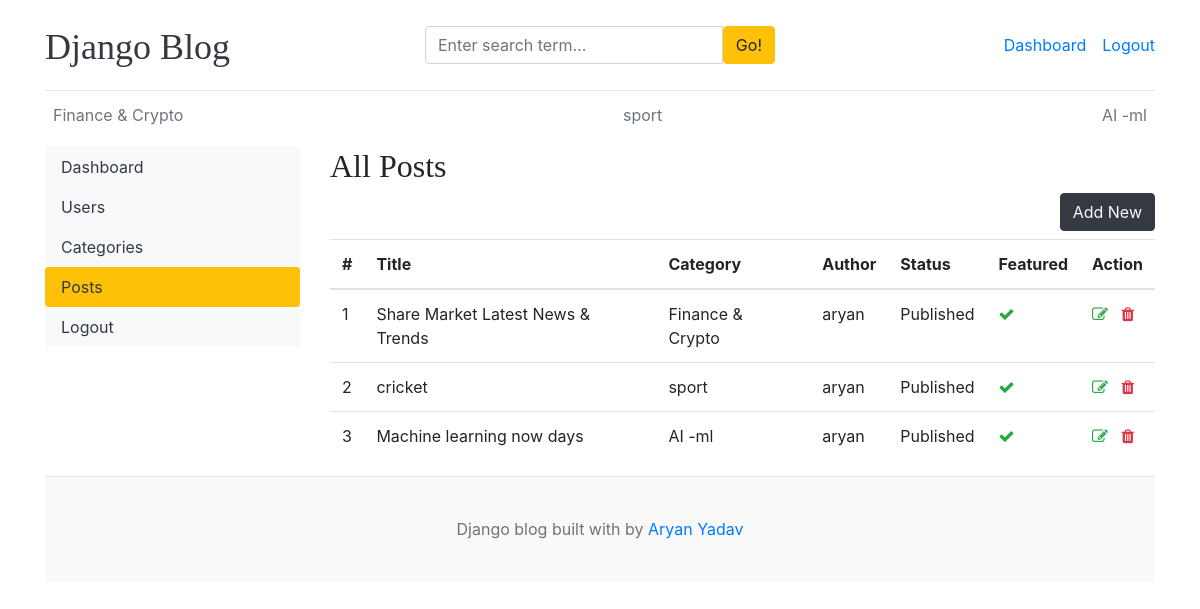
The page /dashboard/posts/ (signed in) on the database its author committed.
### blogs/models.py (models this page shows, shortened)
class Category(models.Model):
    category_name   = models.CharField(max_length = 50,unique = True)
    author = models.ForeignKey(User, on_delete=models.CASCADE, null=True, blank=True)
    created_at = models.DateTimeField(auto_now_add = True)
    updated_at = models.DateTimeField(auto_now = True)
    class Meta:
        verbose_name_plural = 'categories'
    def __str__(self):
        return self.category_name

class Blog(models.Model):
    title = models.CharField(max_length = 100)
    slug = models.SlugField(max_length=150,unique = True,blank = True)
    category = models.ForeignKey(Category,on_delete = models.CASCADE)
    author = models.ForeignKey(User,on_delete = models.CASCADE)
    featured_image = models.ImageField(upload_to='upload/%Y/%M/%d')
    short_description = models.TextField(max_length = 500)
    blog_body = models.TextField(max_length = 2000)
    status = models.CharField(max_length = 20 ,choices = STATUS_CHOICES,default = 'Draft')
    is_featured = models.BooleanField(default = False)
    created_at = models.DateTimeField(auto_now_add = True)
    updated_at = models.DateTimeField(auto_now = True)

### dashboards/views.py (the view)
# urls.py: path('posts/',views.posts,name = 'posts'),
@login_required(login_url='login')
def posts(request):
    if request.user.is_staff:
        posts = Blog.objects.all()
    else:
        posts = Blog.objects.filter(author=request.user)
    context = {
        'posts': posts,
    }
    return render(request, 'dashboard/posts.html', context)

### blogs/context_processors.py (called while the page is built)
def get_categories(request):
    categories = Category.objects.all()
    return dict(categories = categories)

def get_social_links(request):
    social_links  = SocialLink.objects.all()
    return dict(social_links = social_links)

### templates/dashboard/posts.html (shortened to what this page needs)
{% extends 'base.html' %}
{% block content %}
<div class="row">
    {% include 'dashboard/sidebar.html' %}
    <div class="col-md-9">
        <h2>All Posts</h2>
        <a href="{% url 'add_post' %}" class="btn btn-dark text-light float-right mb-2">Add New</a>
        <table class="table table-hover">
            <thead>
              <tr>
                <th>#</th>
                <th>Title</th>
                <th>Category</th>
                <th>Author</th>
                <th>Status</th>
                <th>Featured</th>
                <th>Action</th>
              </tr>
            </thead>
            <tbody>
            {% for post in posts %}
              <tr>
                <td>{{ forloop.counter }}</td>
                <td>{{ post.title }}</td>
                <td>{{ post.category }}</td>
                <td>{{ post.author }}</td>
                <td>{{post.status}}</td>
                <td>{% if post.is_featured %} <i class="fa fa-check text-success"></i>
                  {% else %} <i class="fa fa-times text-danger"></i>{% endif %} </td>
                <td>
                    <a href="{% url 'edit_post' post.id %}"><i class="fa fa-edit text-success"></i></a>
                    <a href="{% url 'delete_post' post.id %}"><i class="fa fa-trash text-danger"></i></a>
                </td>
              </tr>
            {% endfor %}
            </tbody>
          </table>
    </div>
</div>
{% endblock %}

### templates/base.html (shortened to what this page needs)
{% load static %}
<!DOCTYPE html>
<html lang="en">
<head>
    <link href="https://getbootstrap.com/docs/4.0/dist/css/bootstrap.min.css" rel="stylesheet">
    <link href="{% static 'css/blog.css' %}" rel="stylesheet">
    <link rel="stylesheet" href="https://cdnjs.cloudflare.com/ajax/libs/font-awesome/4.7.0/css/font-awesome.min.css">
  </head>
<body>
    <div class="container">
      <header class="blog-header py-3">
        <div class="row flex-nowrap justify-content-between align-items-center">
          <div class="col-4 pt-1">
            <a class="blog-header-logo text-dark" href="/">Django Blog</a>
          </div>
          <div class="col-4">
            <form action="{% url 'search' %}" method="GET">
              <div class="input-group">
                <input class="form-control" type="text" name="keyword" value="{{ keyword }}" placeholder="Enter search term..." aria-label="Enter search term..." aria-describedby="button-search" />
                <button type="submit" class="btn btn-warning" id="button-search" type="button">Go!</button>
            </div>
            </form>
          </div>
          <div class="col-4 d-flex justify-content-end align-items-center">
            {% if not user.is_authenticated %}
            <a class="btn btn-sm btn-warning" href="{% url 'login' %}">Login</a> &nbsp;
            <a class="btn btn-sm btn-outline-secondary" href="{% url 'register' %}">Register</a>
            {% else %}
            <span><a href="{% url 'dashboard' %}">Dashboard</a></span>
            <span><a href="{% url 'logout' %}">Logout</a></span>
            {% endif %}
          </div>
        </div>
      </header>
      <div class="nav-scroller py-1 mb-2">
        <nav class="nav d-flex justify-content-between">
          {% for cat in categories %}
          <a class="p-2 text-muted" href="{% url 'posts_by_category' cat.id %}">{{ cat.category_name }}</a>
          {% endfor %}
        </nav>
      </div>
{% block content %}
{% endblock %}
<footer class="blog-footer">
    <p>Django blog built with  by <a href="#">Aryan Yadav </a></p>
  </footer>
  </body>
  </html>

### blog_main/static/css/blog.css (style rules this page uses)
.blog-header { border-bottom: 1px solid #e5e5e5; }
.blog-header-logo { font-family: "Playfair Display", Georgia, "Times New Roman", serif; font-size: 2.25rem; }
h1, h2, h3, h4, h5, h6 { font-family: "Playfair Display", Georgia, "Times New Roman", serif; }
.blog-footer { padding: 2.5rem 0; color: #727272; text-align: center; background-color: #f9f9f9; border-top: .05rem solid #e5e5e5; }
.blog-footer p:last-child { margin-bottom: 0; }

### rows shown on the page
Category: category_name "Finance & Crypto"
Category: category_name "sport"
Category: category_name "AI -ml"
Blog: title "Share Market Latest News & Trends", category "Finance & Crypto", author "aryan", status "Published", is_featured True (drawn)
Blog: title "cricket", category "sport", author "aryan", status "Published", is_featured True (drawn)
Blog: title "Machine learning now days", category "AI -ml", author "aryan", status "Published", is_featured True (drawn)
